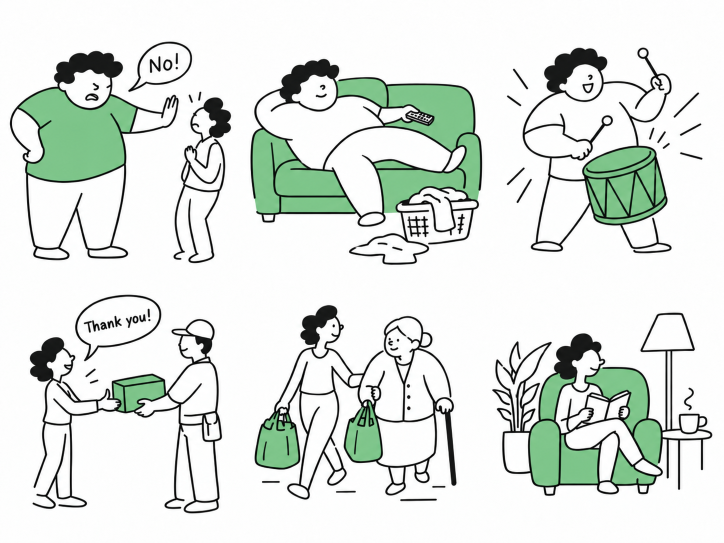
#> input picture Images/A.1.2/Module 4/lesson 4 - sosed/c204a53b-43de-4d12-ae0d-11a1e43b65db.png, 1448 x 1086 px (shown at 1/2 size)
$ python crop-module4-word-pick.py
#> lines starting #> are read from the running program, lines starting #| are printed output that depends on the picture
"""Extract the author's L4/L5 drawings into white portrait cards; no generation."""
from pathlib import Path
from PIL import Image, ImageOps

ROOT = Path(__file__).resolve().parents[1]
SOURCE = ROOT / 'Images/A.1.2/Module 4/lesson 4 - sosed'
SHEETS = {
    4: ('c204a53b-43de-4d12-ae0d-11a1e43b65db.png', {
        'rude': (10, 72, 475, 535),
        'lazy': (495, 105, 974, 537),
        'noisy': (990, 76, 1425, 522),
        'polite': (20, 578, 465, 1038),
        'helpful': (496, 597, 935, 1020),
        'quiet': (980, 605, 1438, 1010),
    }),
    5: ('e1d48f80-58ec-4306-bf1e-52bc828558c2.png', {
        'food': (40, 199, 452, 452),
        'drink': (521, 179, 898, 449),
        'furniture': (981, 158, 1408, 453),
        'clothing': (32, 624, 453, 922),
        'building': (532, 608, 913, 936),
        'shop': (998, 623, 1404, 933),
    }),
}

def build():
    for lesson, (filename, boxes) in SHEETS.items():
        output = ROOT / f'Images/Текущие/assets/lesson-media/a1-2/module-4/lesson-{lesson}/word-pick'
        output.mkdir(parents=True, exist_ok=True)
        with Image.open(SOURCE / filename) as source:
#> source is the input picture: PIL image 1448x1086 RGB; mean R, G, B 221.5, 228, 222.7
            for word, box in boxes.items():
                drawing = ImageOps.contain(source.crop(box).convert('RGB'), (456, 552), Image.Resampling.LANCZOS)
                card = Image.new('RGB', (480, 600), 'white')
                card.paste(drawing, ((480-drawing.width)//2, (600-drawing.height)//2))
                card.save(output / f'{word}.webp', lossless=True, method=6)
#> this loop made 6 passes
#> pass 1, in build, `drawing = ImageOps.contain(source.crop(box).convert('RGB'), (456, 552)..`:
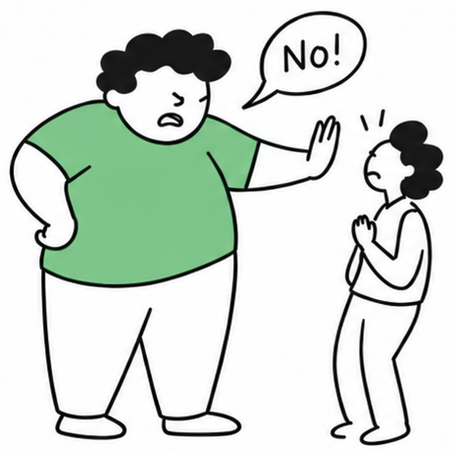
#> drawing: PIL image 456x454 RGB; mean R, G, B 210.3, 219.9, 212.2
#> pass 1, in build, `card.save(output / f'{word}.webp', lossless=True, method=6)`:
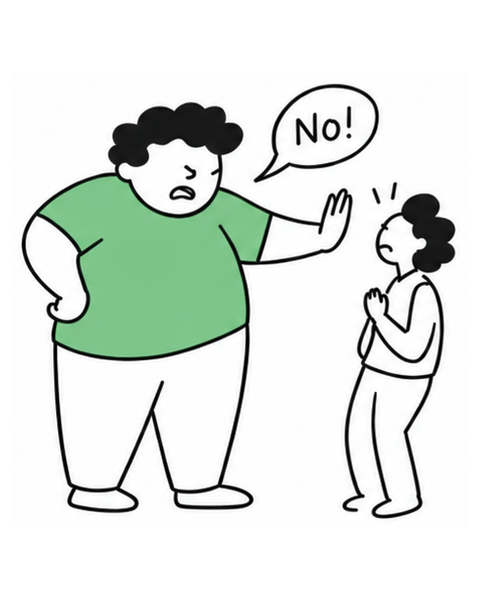
#> saved as rude.webp: PIL image 480x600 RGB; mean R, G, B 222.9, 229.8, 224.2
#> pass 2, in build, `drawing = ImageOps.contain(source.crop(box).convert('RGB'), (456, 552)..`:
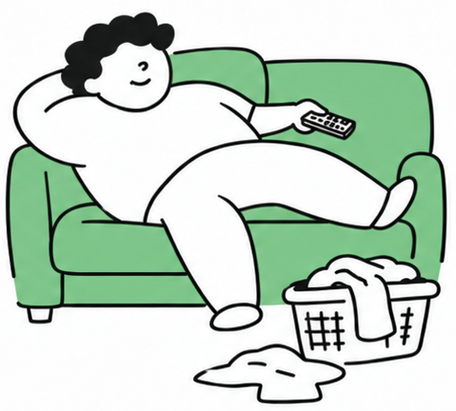
#> drawing: PIL image 456x411 RGB; mean R, G, B 195.8, 213, 198.9
#> after the loop:
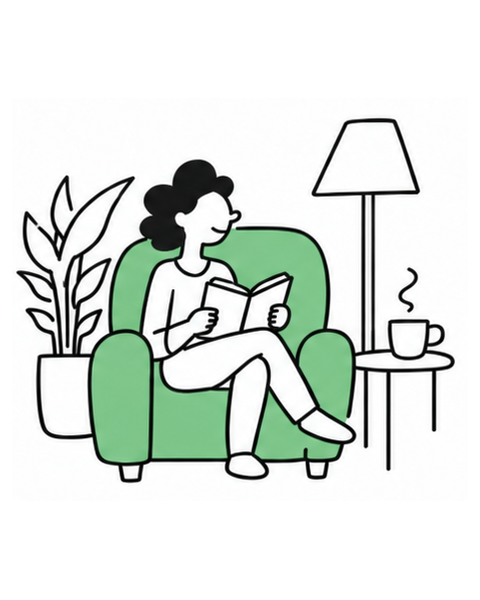
#> card: PIL image 480x600 RGB; mean R, G, B 221.4, 228.5, 222.7
#> after the loop:
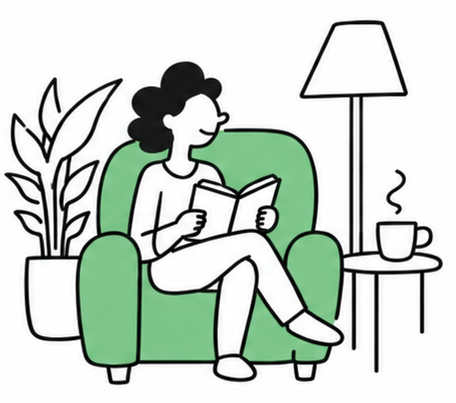
#> drawing: PIL image 456x403 RGB; mean R, G, B 202.3, 213.4, 204.4
#> pass 2 of the loop in build, `for lesson, (filename, boxes) in SHEETS.items():`:
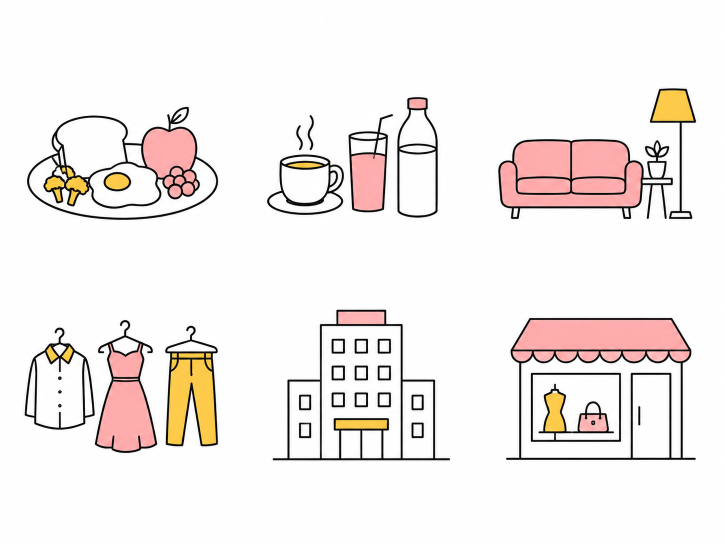
#> input picture Images/A.1.2/Module 4/lesson 4 - sosed/e1d48f80-58ec-4306-bf1e-52bc828558c2.png, 1448 x 1086 px (shown at 1/2 size)
#> in build, source is the input picture: PIL image 1448x1086 RGB; mean R, G, B 242.7, 237.3, 235.4
#> after the loop in build, `for word, box in boxes.items():`:
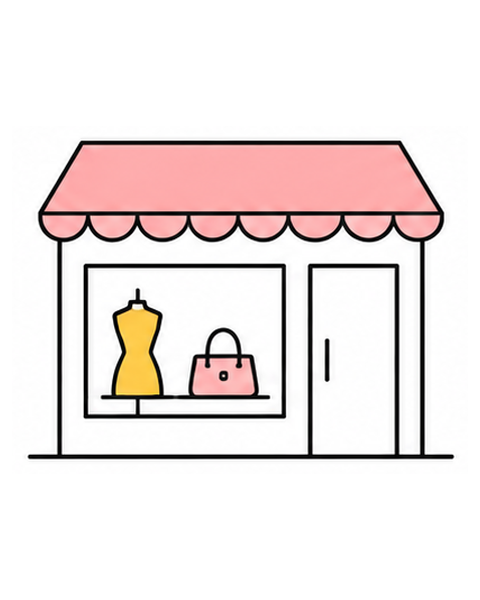
#> card: PIL image 480x600 RGB; mean R, G, B 238.6, 229.4, 228.1
#> after the loop in build, `for word, box in boxes.items():`:
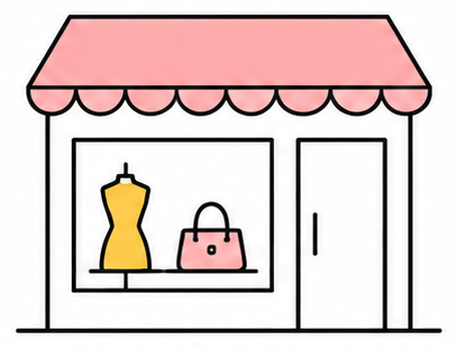
#> drawing: PIL image 456x348 RGB; mean R, G, B 225.2, 208.5, 206.2

if __name__ == '__main__':
    build()
